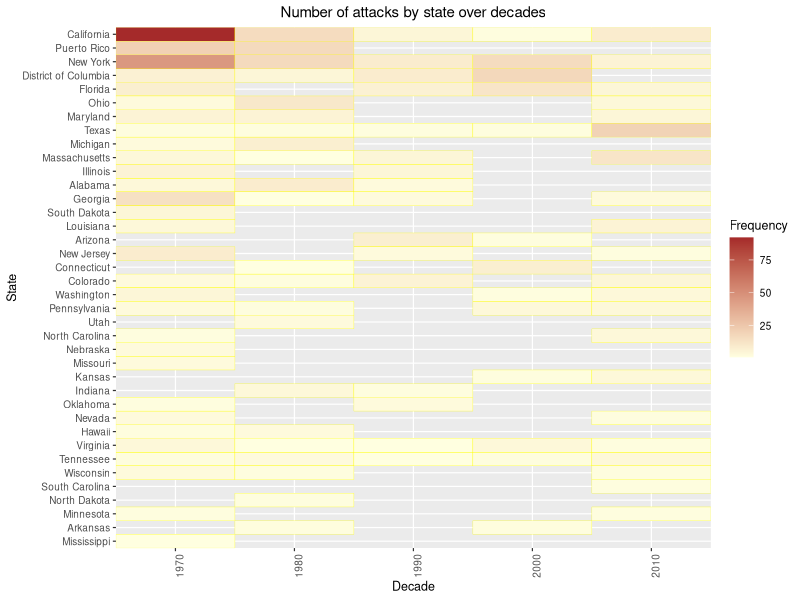

Here is the R script that generated this plot: (Note: this script raises an error after producing the figure.)
## ---- chunk 1

library(knitr)
opts_chunk$set(fig.path="images/",
               cache.path="cache/",
               cache=FALSE,
               echo=FALSE,
               message=FALSE,
               warning=FALSE)
## ---- chunk 2
library(readr)
ussubset <- read_csv("ussubset.csv")
## ---- chunk 3
library(magrittr)
library(dplyr)
# group by decade
usattacks_decade <- ussubset[c("provstate","attacktype1","attackdecade")]
# count attacks by state for each decade
attack_count_decade <- usattacks_decade %>%
  dplyr::group_by(provstate, attackdecade) %>%
  dplyr::summarise(n = sum(attacktype1)) %>%
                dplyr::ungroup() %>%
                dplyr::mutate(provstate = reorder(provstate, n))
## ---- chunk 4
library(ggplot2)
attack_decade_heatmap <- ggplot(data = attack_count_decade, aes(x = factor(attackdecade), y = reorder(provstate, n))) +
  geom_tile(aes(fill = n), colour = "yellow") + theme_grey(base_size = 9) + scale_fill_gradient(low = "light yellow", high = "brown") + labs(x = "Decade", y = "State", fill = "Frequency") + 
scale_x_discrete(expand = c(0, 0)) +
scale_y_discrete(expand = c(0, 0)) + theme(axis.text.x = element_text(angle = 90, hjust = 0.5)) + ggtitle("Number of attacks by state over decades") + theme(plot.title = element_text(hjust = 0.5))

attack_decade_heatmap
## ---- chunk 5
library(readxl)
library(maps)
library(dplyr)
library(ggplot2)
library(stringr)
GDPstate <- read_excel("GDPpercap.xls")
colnames(GDPstate)[3] <- "GDP"
colnames(GDPstate)[2] <- "state"
GDPstate <- GDPstate[,c(2,3)]
us.states <- map_data("state")
us.states <- as.data.frame(us.states)
us.states <- dplyr::rename(us.states, state = region)
us.states$subregion = NULL
us.states$state <- str_to_title(us.states$state)
library(tidyverse)
statenames <- as_data_frame(
  cbind(state=state.name, state.abb = state.abb, 
        state.center.x = state.center$x, 
        state.center.y = state.center$y))
statenames <- statenames %>% mutate_each_(funs(as.numeric), 
                 vars=c("state.center.x","state.center.y"))
us.states <- left_join(us.states, statenames)
us.states2 <- left_join(us.states, GDPstate)
ggplot(us.states2, 
       aes(x = long, y = lat, group=group, label=state)) + 
  geom_polygon(aes(fill = GDP)) +
  scale_fill_gradientn(colours=c("pink", "red")) +
  geom_text(data=statenames, inherit.aes = FALSE, 
            aes(label=state.abb, x=state.center.x, 
                y=state.center.y), colour="white") +
  geom_point(data = us_fatal, aes(x = longitude, y = latitude, size = nkill, group = NULL, label = NULL), colour = "black")  +
  labs(fill = "GDP per capita (chained 2009 dollars)", size = "Number of Fatalities") +
  theme_map() + theme(legend.position="right") + coord_map(projection = "mercator")
